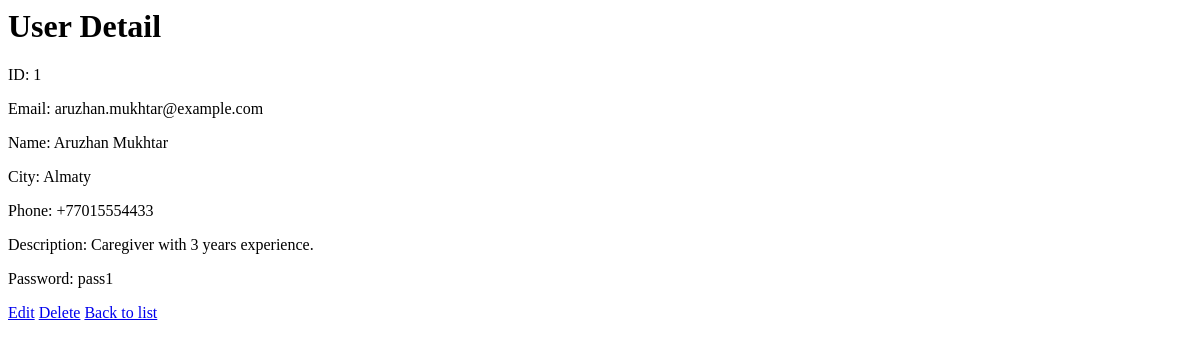
/users/1/, run on an earlier commit of the app's database.
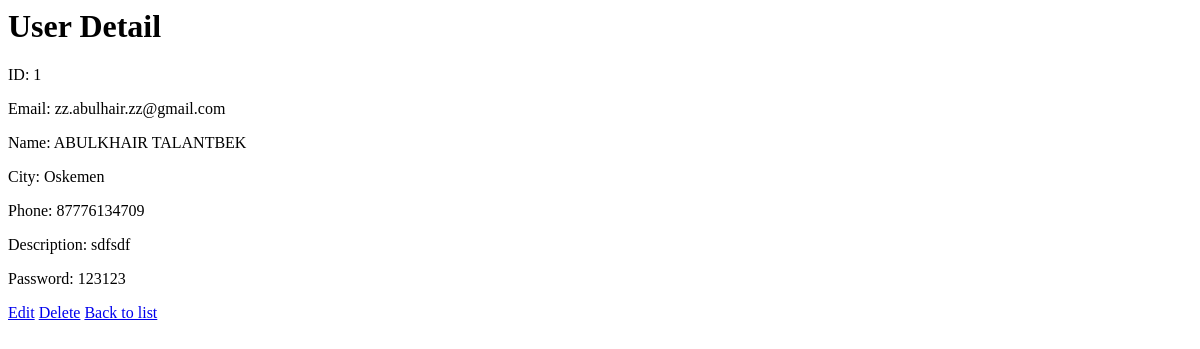
And on a later commit of the database.
### app/models.py (models this page shows)
class User(models.Model):
    user_id = models.BigAutoField(primary_key=True)
    email = models.CharField(unique=True, max_length=255)
    given_name = models.CharField(max_length=100)
    surname = models.CharField(max_length=100)
    city = models.CharField(max_length=100, blank=True, null=True)
    phone_number = models.CharField(max_length=30, blank=True, null=True)
    profile_description = models.TextField(blank=True, null=True)
    password = models.CharField(max_length=255)
    class Meta:
        db_table = 'USER'

### app/views.py (the view)
# urls.py: path('users/<int:pk>/', views.UserDetailView.as_view(), name='user_detail'),
class UserDetailView(DetailView):
    model = User
    template_name = 'app/user_detail.html'

### app/templates/app/user_detail.html
<h1>User Detail</h1>
<p>ID: {{ object.user_id }}</p>
<p>Email: {{ object.email }}</p>
<p>Name: {{ object.given_name }} {{ object.surname }}</p>
<p>City: {{ object.city }}</p>
<p>Phone: {{ object.phone_number }}</p>
<p>Description: {{ object.profile_description }}</p>
<p>Password: {{ object.password }}</p>
<a href="{% url 'user_edit' object.pk %}">Edit</a>
<a href="{% url 'user_delete' object.pk %}">Delete</a>
<a href="{% url 'user_list' %}">Back to list</a>

What changed in the data, as far as the page shows it:
changed User: email "aruzhan.mukhtar@example.com" → "zz.abulhair.zz@gmail.com"; given_name "Aruzhan" → "ABULKHAIR"; surname "Mukhtar" → "TALANTBEK"; city "Almaty" → "Oskemen"; phone_number "+77015554433" → "87776134709"; profile_description "Caregiver with 3 years experience." → "sdfsdf"; password "pass1" → "123123"
